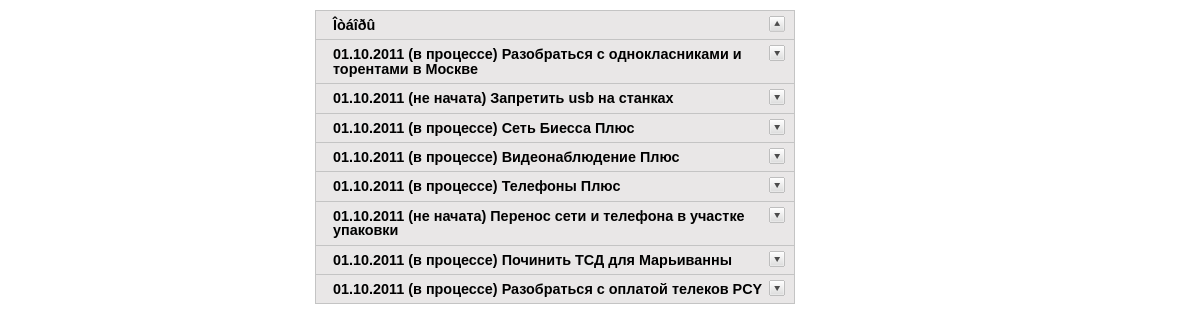
Screenshot of /WebTasks/index.php with the database file from the repository.
### tables this page shows
CREATE TABLE IF NOT EXISTS `Tasks` (
  `id_Task` int(10) NOT NULL AUTO_INCREMENT,
  `Name` text,
  `id_worker` int(3) DEFAULT NULL,
  `id_chief` int(3) DEFAULT NULL,
  `date` datetime DEFAULT NULL,
  `status` text,
  PRIMARY KEY (`id_Task`)
);

### WebTasks/config.php (called while the page is built, shortened)
<?php
function status($status)
  {
	 if ($status == "âàæíî")
     {
      $text = "<font color='red'>".$status."</font>";
     }
	 elseif ($status == "â ïðîöåññå")
     {
      $text = "<font color='blue'>".$status."</font>";
     }
    else
     {
      $text = $status;
     }
   return $text;
  }
function mysql_query_or_die($query)
  {
	 $res = mysql_query($query);
	 return $res;
  }
?>

### WebTasks/index.php (the view, shortened to what this page needs)
<?php
include("config.php");
if (isset($_REQUEST['user_id'])) $user_id = $_REQUEST['user_id']; else $user_id = "5";
print "<html>
<head>
<meta http-equiv='Content-Type' content='text/html' />
<title>Accordion 1</title>
<script type='text/javascript' src='./js/jquery.min.js'></script>
<script type='text/javascript'>
$(document).ready(function(){
	$('.accordion h3:first').addClass('active');
	$('.accordion span').hide();
	$('.accordion h3').click(function(){
		$(this).next('span').slideToggle('slow')
		.siblings('span:visible').slideUp('slow');
		$(this).toggleClass('active');
		$(this).siblings('h3').removeClass('active');
	});
});
</script>
<style type='text/css'>
body {
	margin: 10px auto;
	width: 570px;
	font: 75%/120% Arial, Helvetica, sans-serif;
}
.accordion {
	width: 480px;
	border-bottom: solid 1px #c4c4c4;
}
.accordion h3 {
	background: #e9e7e7 url(img/arrow-square.gif) no-repeat right -51px;
	padding: 7px 17px;
	margin: 0;
	font: bold 120%/100% Arial, Helvetica, sans-serif;
	border: solid 1px #c4c4c4;
	border-bottom: none;
	cursor: pointer;
}
.accordion h3:hover {
	background-color: #e3e2e2;
}
.accordion h3.active {
	background-position: right 5px;
}
.accordion p {
	background: #f7f7f7;
	margin: 0;
	border-left: solid 1px #c4c4c4;
	border-right: solid 1px #c4c4c4;
}
span {
    background: #f7f7f7;
    margin: 0;
    display:none;
    border-left: solid 1px #c4c4c4;
    border-right: solid 1px #c4c4c4;
}
.accordion t1 {
	background: #e9e7e7;
}
.accordion label {
	font: bold 120%/100% Arial, Helvetica, sans-serif;
}
</style>
</head>
<body>
<div class='accordion'>
	<h3>Îòáîðû</h3>
	<span>
	<form name='test' method='post' action='input1.php'>
	<label class='label'>Ðàáîòíèêè:</label><br>
	<input type='checkbox' name='Worker' value='1'>Ðÿáèíèíà Òàòüÿíà
  <input type='checkbox' name='Worker' value='2'>Èâàíîâ Àíòîí
  <input type='checkbox' name='Worker' value='3'>Îìåëü÷óê Ñåðãåé
  <input type='checkbox' name='Worker' value='4'>Ëàõíîâ Àëåêñàíäð
  <input type='checkbox' name='Worker' value='5'>×óáóêèí Äåíèñ
	<input type='checkbox' name='Worker' value='6'>Êó÷åðåíêàî Àëåêñàíäð
  <input type='checkbox' name='Worker' value='7'>Ïàùåíêî Àëåêñàíäð	<br>
	<label class='label'>Ñòàòóñ:</label>	<br>
  <input type='checkbox' name='Status' value='1'>íå íà÷àòà
  <input type='checkbox' name='Status' value='2'>â ïðîöåññå
	<input type='checkbox' name='Status' value='3'>âàæíî
  <input type='checkbox' name='Status' value='4'>âûïîëíåíà
  <input type='checkbox' name='Status' value='5'>îòìåíåíà <br>
	<input type='submit' name='' value='Ñôîðìèðîâàòü'/>
	</form>
	</span>";
  $query = "SELECT DATE_FORMAT(Tasks.Date,'%d.%m.%Y') AS Date, Tasks.status AS Status,Tasks.Name,Workers.Name AS Worker,Tasks.id_Task,Tasks.id_Worker,Tasks.id_Chief,Chief.Name AS Chief FROM Tasks LEFT JOIN (SELECT Workers.id_Worker,Workers.Name FROM Workers) Workers ON Workers.id_Worker=Tasks.id_Worker LEFT JOIN (SELECT Workers.id_Worker,Workers.Name FROM Workers) Chief ON Chief.id_Worker=Tasks.id_Chief  WHERE Tasks.id_Worker=".$user_id." AND  Tasks.status<>'âûïîëíåíà' AND Tasks.status<>'îòìåíåíà'";
  $result = mysql_query_or_die($query);
  while ($row = mysql_fetch_assoc($result))
    {
     print "<h3>".$row["Date"]." (".status($row["Status"]).") ".$row["Name"]."</h3>";
    }
  print "
</div>
</body>
</html>";
?>

### WebTasks/index.php (style rules this page uses)
body { margin: 10px auto; width: 570px; font: 75%/120% Arial, Helvetica, sans-serif; }
.accordion { width: 480px; border-bottom: solid 1px #c4c4c4; }
.accordion h3 { background: #e9e7e7 url(img/arrow-square.gif) no-repeat right -51px; padding: 7px 17px; margin: 0; font: bold 120%/100% Arial, Helvetica, sans-serif; border: solid 1px #c4c4c4; border-bottom: none; cursor: pointer; }
.accordion h3.active { background-position: right 5px; }

### rows the page displays
tasks: Date "01.10.2011", status "в процессе", Name "Разобраться с однокласниками и торентами в Москве"
tasks: Date "01.10.2011", status "не начата", Name "Запретить usb на станках"
tasks: Date "01.10.2011", status "в процессе", Name "Сеть Биесса Плюс"
tasks: Date "01.10.2011", status "в процессе", Name "Видеонаблюдение Плюс"
tasks: Date "01.10.2011", status "в процессе", Name "Телефоны Плюс"
tasks: Date "01.10.2011", status "не начата", Name "Перенос сети и телефона в участке упаковки"
tasks: Date "01.10.2011", status "в процессе", Name "Починить ТСД для Марьиванны"
tasks: Date "01.10.2011", status "в процессе", Name "Разобраться с оплатой телеков PCY"
